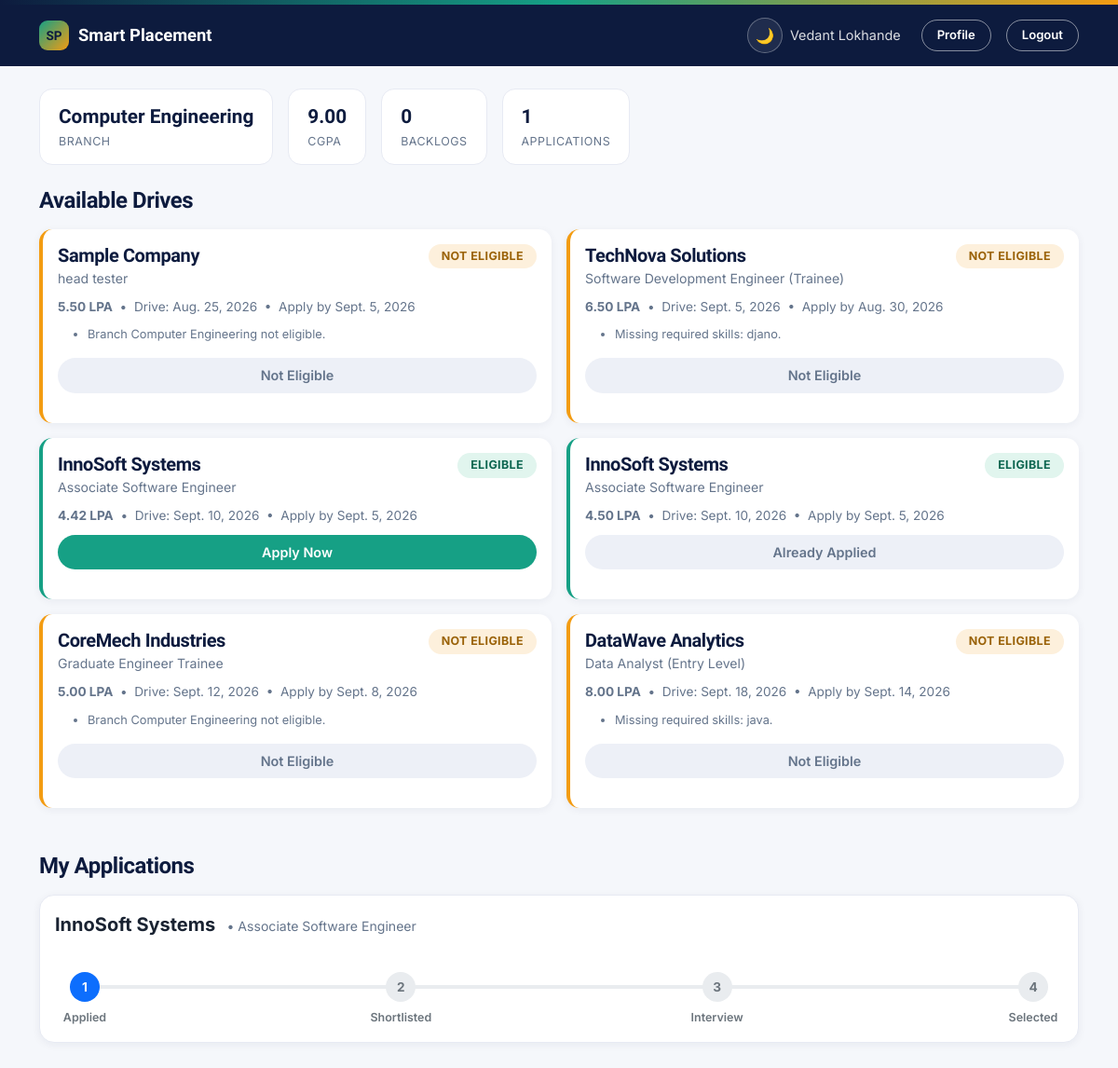
The app's page / (signed in), older data.
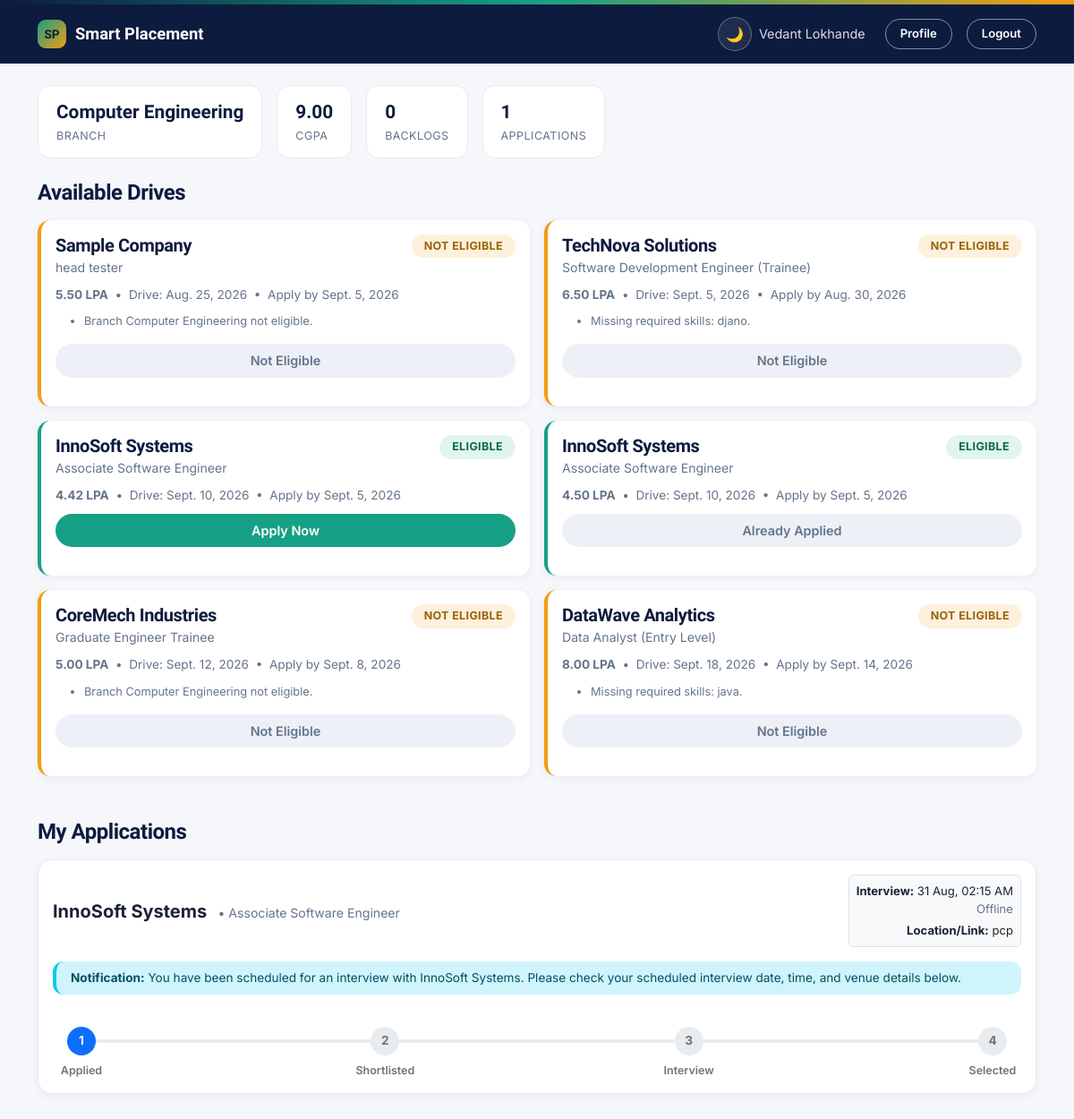
The same page, newer data.
### placements/models.py (models this page shows, shortened)
class Student(models.Model):
    BRANCH_CHOICES = [
        ('CSE', 'Computer Engineering'),
        ('IT', 'Information Technology'),
        ('ENTC', 'Electronics & Telecom'),
        ('MECH', 'Mechanical'),
        ('CIVIL', 'Civil'),
    ]
    user = models.OneToOneField(User, on_delete=models.CASCADE)
    branch = models.CharField(max_length=10, choices=BRANCH_CHOICES)
    cgpa = models.DecimalField(max_digits=4, decimal_places=2)
    backlogs = models.PositiveIntegerField(default=0)
    skills = models.CharField(max_length=300, help_text="Comma-separated, e.g. Python, Django, HTML")
    phone = models.CharField(max_length=15, blank=True)
    resume = models.FileField(
        upload_to='resumes/', blank=True, null=True,
        validators=[FileExtensionValidator(allowed_extensions=['pdf'])],
        help_text="PDF only, max 5 MB."
    )
    def skills_list(self):
        return [s.strip() for s in self.skills.split(',') if s.strip()]

class Company(models.Model):
    user = models.OneToOneField(
        User, on_delete=models.SET_NULL, null=True, blank=True,
        related_name='company_profile',
        help_text="Login account for this company, created by the Placement Cell (optional)."
    )
    name = models.CharField(max_length=200)
    description = models.TextField(blank=True)
    job_role = models.CharField(max_length=200)
    package_lpa = models.DecimalField(max_digits=6, decimal_places=2, help_text="Package in LPA")
    drive_date = models.DateField()
    application_deadline = models.DateField()
    eligible_branches = models.CharField(
        max_length=200, blank=True,
        help_text="Comma-separated branch codes, e.g. CSE,IT (leave blank for all branches)"
    )
    min_cgpa = models.DecimalField(max_digits=4, decimal_places=2, default=0)
    max_backlogs_allowed = models.PositiveIntegerField(default=0)
    required_skills = models.CharField(
        max_length=300, blank=True,
        help_text="Comma-separated, optional. Leave blank if no specific skill required."
    )
    def eligible_branch_list(self):
        if not self.eligible_branches.strip():
            return None  # None means "all branches allowed"
        return [b.strip().upper() for b in self.eligible_branches.split(',') if b.strip()]
    def required_skill_list(self):
        return [s.strip().lower() for s in self.required_skills.split(',') if s.strip()]
    def is_eligible(self, student: Student):
        reasons = []
        branches = self.eligible_branch_list()
        if branches is not None and student.branch not in branches:
            reasons.append(f"Branch {student.get_branch_display()} not eligible.")
        if student.cgpa < self.min_cgpa:
            reasons.append(f"CGPA {student.cgpa} below required {self.min_cgpa}.")
        if student.backlogs > self.max_backlogs_allowed:
            reasons.append(f"Backlogs ({student.backlogs}) exceed allowed ({self.max_backlogs_allowed}).")
        required = self.required_skill_list()
        if required:
            student_skills = [s.lower() for s in student.skills_list()]
            missing = [s for s in required if s not in student_skills]
            if missing:
                reasons.append(f"Missing required skills: {', '.join(missing)}.")
        return (len(reasons) == 0, reasons)

class Application(models.Model):
    STATUS_CHOICES = [
        ('APPLIED', 'Applied'),
        ('SHORTLISTED', 'Shortlisted'),
        ('INTERVIEW', 'Interview'),
        ('SELECTED', 'Selected'),
        ('REJECTED', 'Rejected'),
    ]
    INTERVIEW_MODE_CHOICES = [
        ('ONLINE', 'Online'),
        ('OFFLINE', 'Offline'),
    ]
    student = models.ForeignKey(Student, on_delete=models.CASCADE, related_name='applications')
    company = models.ForeignKey(Company, on_delete=models.CASCADE, related_name='applications')
    status = models.CharField(max_length=20, choices=STATUS_CHOICES, default='APPLIED')
    applied_on = models.DateTimeField(auto_now_add=True)
    updated_on = models.DateTimeField(auto_now=True)
    remarks = models.TextField(blank=True)
    interview_datetime = models.DateTimeField(blank=True, null=True)
    interview_mode = models.CharField(max_length=10, choices=INTERVIEW_MODE_CHOICES, blank=True)
    interview_location = models.CharField(
        max_length=300, blank=True,
        help_text="Venue address (offline) or meeting link (online)"
    )
    class Meta:
        unique_together = ('student', 'company')
        ordering = ['-applied_on']
    def has_interview_scheduled(self):
        return bool(self.interview_datetime)

### placements/views.py (the view)
# urls.py: path('', views.dashboard_view, name='dashboard'),
@login_required
def dashboard_view(request):
    if hasattr(request.user, 'company_profile'):
        return redirect('company_dashboard')
    student = get_object_or_404(Student, user=request.user)
    applications = student.applications.select_related('company')
    applied_company_ids = set(applications.values_list('company_id', flat=True))
    companies = []
    for company in Company.objects.all().order_by('drive_date'):
        eligible, reasons = company.is_eligible(student)
        companies.append({
            'company': company,
            'eligible': eligible,
            'reasons': reasons,
            'already_applied': company.id in applied_company_ids,
        })
    return render(request, 'placements/dashboard.html', {
        'student': student,
        'companies': companies,
        'applications': applications,
    })

### placements/templates/placements/dashboard.html (shortened to what this page needs)
{% extends 'placements/base.html' %}
{% block content %}
<div class="d-flex gap-3 flex-wrap mb-4">
    <div class="stat-chip">
        <span class="value">{{ student.get_branch_display }}</span>
        <span class="label">Branch</span>
    </div>
    <div class="stat-chip">
        <span class="value">{{ student.cgpa }}</span>
        <span class="label">CGPA</span>
    </div>
    <div class="stat-chip">
        <span class="value">{{ student.backlogs }}</span>
        <span class="label">Backlogs</span>
    </div>
    <div class="stat-chip">
        <span class="value">{{ applications.count }}</span>
        <span class="label">Applications</span>
    </div>
</div>
<h4 class="mb-3">Available Drives</h4>
<div class="row g-3 mb-5">
  {% for item in companies %}
  <div class="col-md-6">
    <div class="company-card {% if not item.eligible %}not-eligible{% endif %}">
        <div class="d-flex justify-content-between align-items-start">
            <div>
                <h5>{{ item.company.name }}</h5>
                <div class="role">{{ item.company.job_role }}</div>
            </div>
            {% if item.eligible %}
                <span class="status-pill eligible">Eligible</span>
            {% else %}
                <span class="status-pill not-eligible">Not Eligible</span>
            {% endif %}
        </div>
        <div class="meta">
            <strong>{{ item.company.package_lpa }} LPA</strong> &nbsp;•&nbsp;
            Drive: {{ item.company.drive_date }} &nbsp;•&nbsp;
            Apply by {{ item.company.application_deadline }}
        </div>
        {% if not item.eligible %}
        <ul class="small text-muted mb-3" style="font-size:0.8rem;">
            {% for reason in item.reasons %}<li>{{ reason }}</li>{% endfor %}
        </ul>
        {% endif %}
        {% if item.already_applied %}
          <button class="btn-ps btn-ps-disabled w-100" disabled>Already Applied</button>
        {% elif item.eligible %}
          <a href="{% url 'apply' item.company.id %}" class="btn-ps btn-ps-teal w-100 text-center d-block">Apply Now</a>
        {% else %}
          <button class="btn-ps btn-ps-disabled w-100" disabled>Not Eligible</button>
        {% endif %}
    </div>
  </div>
  {% empty %}
  <div class="col-12"><div class="empty-state">No drives posted yet — check back soon.</div></div>
  {% endfor %}
</div>
<h4 class="mb-3">My Applications</h4>
<div class="d-flex flex-column gap-3">
  {% for app in applications %}
  <div class="ps-card py-3">
    <div class="d-flex flex-column flex-sm-row justify-content-between align-items-start align-items-sm-center mb-3 gap-2">
        <div>
            <strong class="fs-5">{{ app.company.name }}</strong>
            <span class="text-muted ms-sm-2 d-block d-sm-inline" style="font-size:0.88rem;">• {{ app.company.job_role }}</span>
        </div>
        {% if app.has_interview_scheduled %}
            <div style="font-size:0.82rem;" class="text-start text-sm-end bg-light p-2 rounded border">
                <div><strong>Interview:</strong> {{ app.interview_datetime|date:"d M, h:i A" }}</div>
                <div class="text-muted">{{ app.get_interview_mode_display }}</div>
                {% if app.interview_location %}
                    <div class="mt-1">
                        <strong>Location/Link:</strong>
                        {% if "http" in app.interview_location %}
                            <a href="{{ app.interview_location }}" target="_blank" class="text-primary text-decoration-underline">Join Meeting</a>
                        {% else %}
                            <span class="text-dark">{{ app.interview_location }}</span>
                        {% endif %}
                    </div>
                {% endif %}
            </div>
        {% endif %}
    </div>
    {% if app.remarks %}
        <div class="alert alert-info py-2 px-3 mb-3" style="font-size: 0.85rem; border-left: 4px solid #0dcaf0;">
            <strong>Notification:</strong> {{ app.remarks }}
        </div>
    {% endif %}
    <div class="stepper-wrap px-1 px-sm-3">
        {% if app.status == 'REJECTED' %}
            <span class="status-pill rejected">Rejected</span>
        {% else %}
        <div class="stepper">
            <div class="node done applied">1</div>
            <div class="line {% if app.status == 'SHORTLISTED' or app.status == 'INTERVIEW' or app.status == 'SELECTED' %}done{% endif %}"></div>
            <div class="node {% if app.status == 'SHORTLISTED' or app.status == 'INTERVIEW' or app.status == 'SELECTED' %}done shortlisted{% endif %}">2</div>
            <div class="line {% if app.status == 'INTERVIEW' or app.status == 'SELECTED' %}done{% endif %}"></div>
            <div class="node {% if app.status == 'INTERVIEW' or app.status == 'SELECTED' %}done interview{% endif %}">3</div>
            <div class="line {% if app.status == 'SELECTED' %}done{% endif %}"></div>
            <div class="node {% if app.status == 'SELECTED' %}done selected{% endif %}">4</div>
        </div>
        <div class="stepper-labels">
            <div class="step-label">Applied</div>
            <div class="step-label">Shortlisted</div>
            <div class="step-label">Interview</div>
            <div class="step-label">Selected</div>
        </div>
        {% endif %}
    </div>
  </div>
  {% empty %}
  <div class="empty-state">You haven't applied anywhere yet — eligible drives are listed above.</div>
  {% endfor %}
</div>
{% endblock %}

### placements/templates/placements/base.html (shortened to what this page needs)
{% load static %}
<!DOCTYPE html>
<html lang="en">
<head>
    <link href="https://cdnjs.cloudflare.com/ajax/libs/bootstrap/5.3.3/css/bootstrap.min.css" rel="stylesheet">
    <link href="{% static 'placements/css/theme.css' %}" rel="stylesheet">
</head>
<body>
<div class="top-strip"></div>
{% if user.is_authenticated %}
<nav class="ps-navbar">
    <div class="container d-flex justify-content-between align-items-center">
        <a class="brand" href="{% url 'dashboard' %}">
            <span class="mark">SP</span> Smart Placement
        </a>
                   <div class="d-flex align-items-center gap-2">
                <button type="button" class="theme-toggle" onclick="togglePsTheme()" aria-label="Toggle dark mode">
                    <span class="theme-toggle-icon">🌙</span>
                </button>
                <span class="username">{{ user.get_full_name|default:user.username }}</span>
                {% if user.company_profile %}
                    <a href="{% url 'company_dashboard' %}" class="btn-ps btn-ps-outline btn-ps-sm me-2">My Applicants</a>
                {% else %}
                    <a href="{% url 'complete_profile' %}" class="btn-ps btn-ps-outline btn-ps-sm me-2">Profile</a>
                {% endif %}
                <form method="post" action="{% url 'logout' %}" style="display:inline;"> {% csrf_token %} <button type="submit" class="btn-ps btn-ps-outline btn-ps-sm" style="border:1.5px solid rgba(255,255,255,0.5); background:transparent; cursor:pointer;">Logout</button> </form>
            </div>
    </div>
</nav>
{% endif %}
<div class="container py-4">
    {% block content %}{% endblock %}
</div>
</body>
</html>

### placements/templates/placements/dashboard.html (style rules this page uses)
.stepper-wrap { width: 100%; padding: 10px 0 0 0; }
.stepper { display: flex; align-items: center; justify-content: space-between; position: relative; margin-bottom: 8px; width: 100%; }
.stepper .node { width: 32px; height: 32px; border-radius: 50%; background-color: #e9ecef !important; color: #6c757d !important; display: flex; align-items: center; justify-content: center; font-size: 0.85rem; font-weight: 700; z-index: 2; flex-shrink: 0; }
.stepper .node.done { background-color: #0d6efd !important; color: #ffffff !important; }
.stepper .line { flex-grow: 1; height: 4px; background-color: #e9ecef !important; margin: 0 -2px; z-index: 1; }
.stepper-labels { display: flex; justify-content: space-between; width: 100%; }
.stepper-labels .step-label { width: 80px; text-align: center; font-size: 0.78rem; font-weight: 600; color: #6c757d; margin-left: -24px; margin-right: -24px; }
.stepper-labels .step-label:first-child { margin-left: -24px; }
.stepper-labels .step-label:last-child { margin-right: -24px; }

Row changes from the older to the newer data that the page shows:
changed Application "InnoSoft Systems": interview_datetime (not shown) → "31 Aug, 02:15 AM"; interview_mode (not shown) → "Offline"; interview_location (not shown) → "pcp"; remarks (not shown) → "You have been scheduled for an interview with InnoSoft Systems. Please check your scheduled interview date, time, and venue details below."
